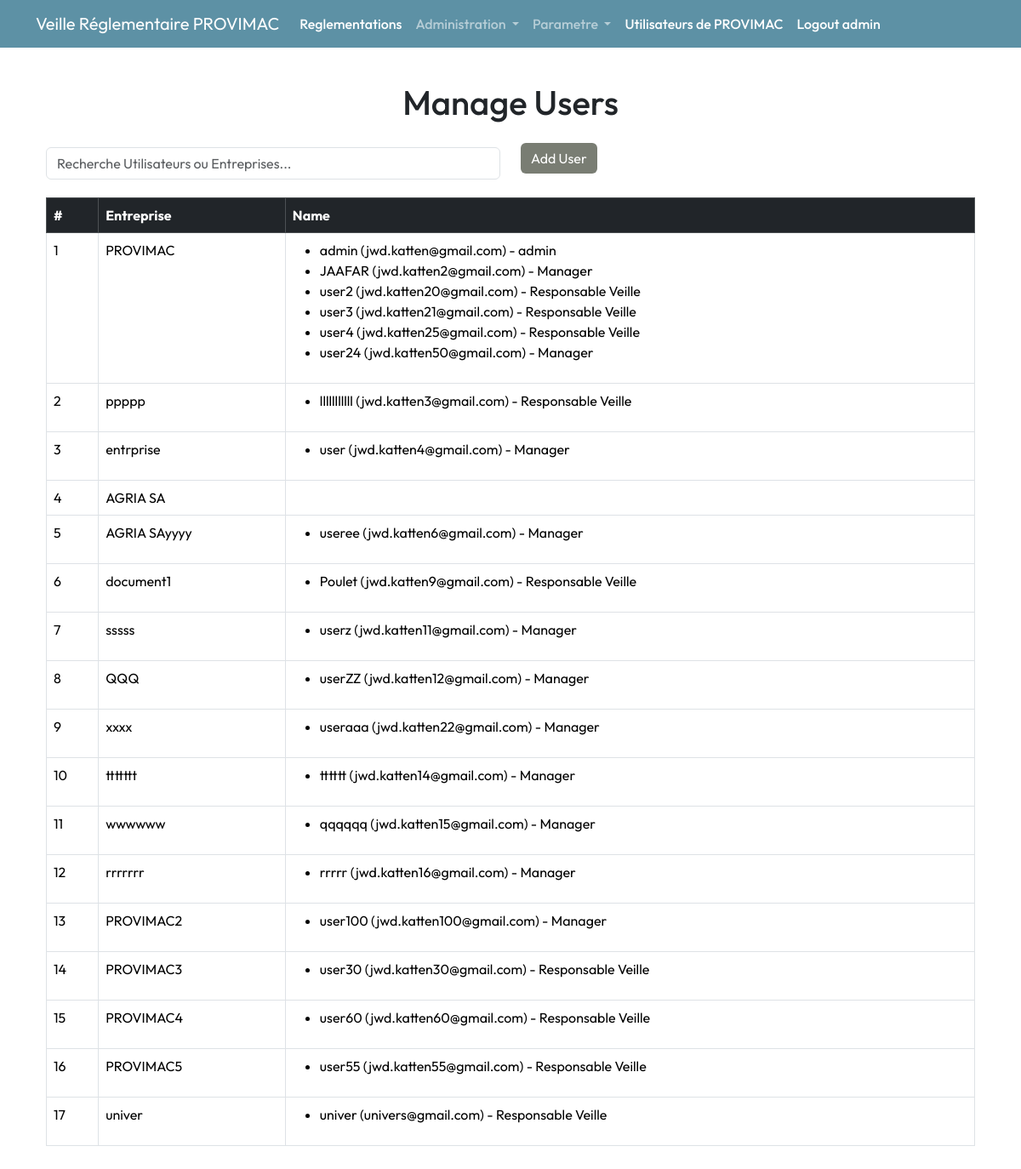
Page /admin/manage-users (signed in) on the earlier database version.
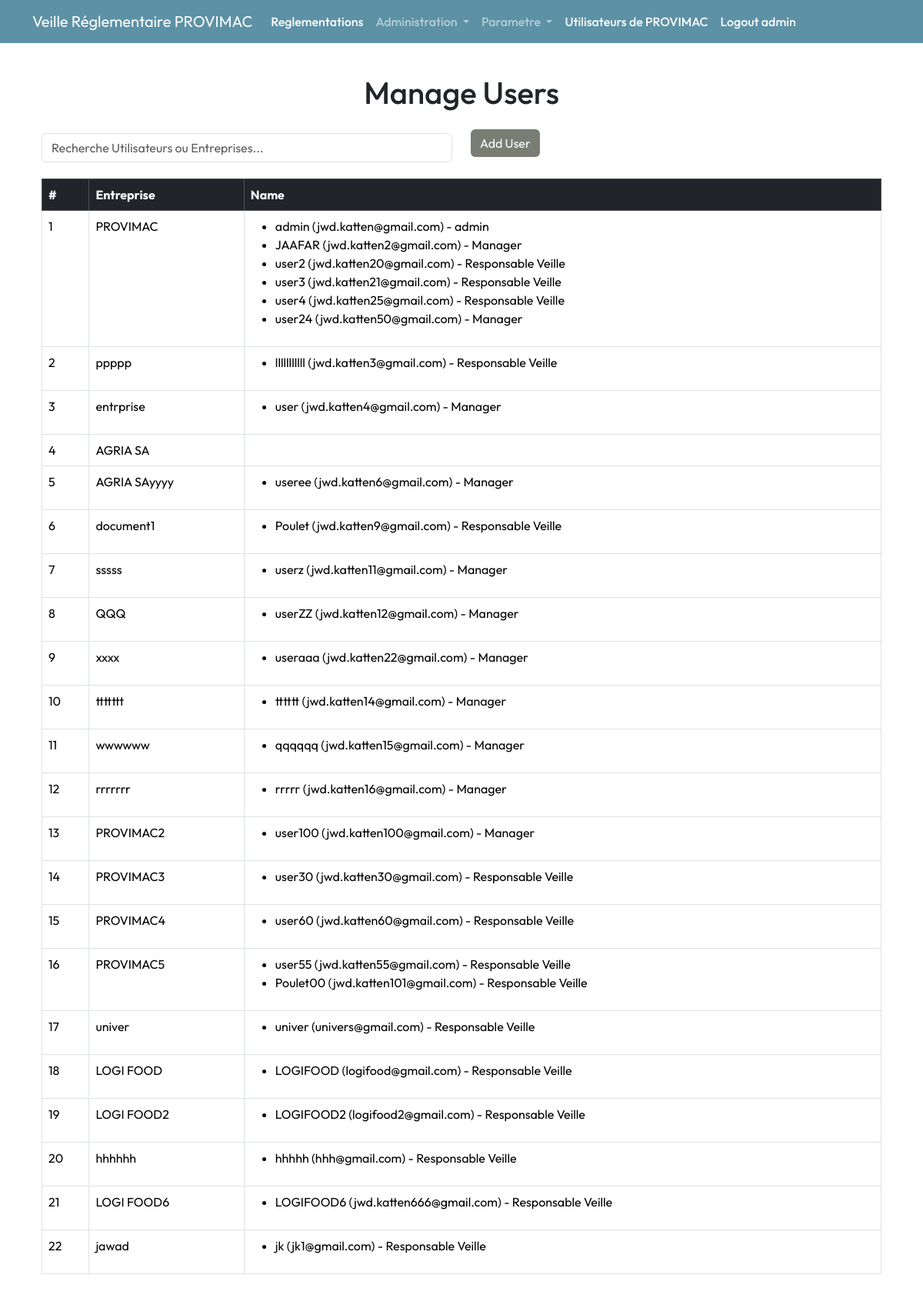
Same page on the later database version.
### app/models.py (models this page shows, shortened)
class Entreprise(db.Model):
    __tablename__ = 'entreprise'
    id = db.Column(db.Integer, primary_key=True)
    nom = db.Column(db.String(100), nullable=False, unique=True )
    description = db.Column(db.Text, nullable=True)
    pays = db.Column(db.String(100), nullable=True)
    date_creation = db.Column(db.Date, nullable=True)
    utilisateurs = db.relationship('User', backref='entreprise', lazy=True)
    reglementations = db.relationship('EntrepriseReglementation', backref='entreprise', lazy=True)
    notifications = db.relationship('Notification', backref='entreprise', lazy=True)
    audits = db.relationship('Audit', backref='entreprise', lazy=True)
    secteurs = db.relationship('Secteur', secondary='entreprise_secteur', back_populates='entreprises')

class User(db.Model, UserMixin):
    __tablename__ = 'utilisateur'
    id = db.Column(db.Integer, primary_key=True)
    name = db.Column(db.String(50), nullable=False, unique=True)
    email = db.Column(db.String(120), unique=True, nullable=False)
    role = db.Column(db.Enum(RoleUtilisateur), nullable=False)
    password_hash = db.Column(db.String(128), nullable=False)
    entreprise_id = db.Column(db.Integer, db.ForeignKey('entreprise.id'), nullable=True)

### app/routes/admin.py (the view)
@bp.route('/admin/manage-users')
@role_required(['ADMIN'])
def manage_users():
    entreprises = Entreprise.query.all()
    users = User.query.all()
    return render_template('admin/manage_users.html', entreprises=entreprises, users=users)

### app/routes/admin.py (called while the page is built)
def role_required(allowed_roles):
    def decorator(f):
        @wraps(f)
        def decorated_function(*args, **kwargs):
            if not current_user.is_authenticated:
                flash("Vous devez être connecté pour accéder à cette page.", 'danger')
                return redirect(url_for('main.index'))
            if current_user.role.name not in allowed_roles:
                flash("Vous n'avez pas la permission d'accéder à cette page.", 'danger')
                return redirect(url_for('main.index'))
            return f(*args, **kwargs)
        return decorated_function
    return decorator

### app/templates/admin/manage_users.html (shortened to what this page needs)
{% extends 'layout.html' %}
{% block content %}
<div class="container my-4">
  <h1 class="text-center mb-4">Manage Users</h1>
  <div class="row mb-3">
    <div class="col-md-6">
      <input type="text" id="userSearch" class="form-control"
        placeholder="Recherche Utilisateurs ou Entreprises...">
    </div>
    <div class="col-md-6">
      <a href="{{ url_for('admin.add_user')}}"
        class="btn btn-primary btn-md">Add User</a>
    </div>
  </div>
  <div class="table-responsive">
    <table class="table table-bordered table-hover">
      <thead class="table-dark">
        <tr>
          <th>#</th>
          <th>Entreprise</th>
          <th>Name</th>
        </tr>
      </thead>
      <tbody id="userTable">
        {% for entreprise in entreprises %}
        <tr>
          <td>{{ loop.index }}</td>
          <td>{{ entreprise.nom }}</td>
          <td>
            <ul>
              {% for user in users %}
              {% if user.entreprise_id == entreprise.id %}
              <li>
                {{ user.name }} ({{ user.email }}) - {{ user.role.value }}
              </li>
              {% endif %}
              {% endfor %}
            </ul>
          </td>
        </tr>
        {% endfor %}
      </tbody>
    </table>
  </div>
</div>
{% endblock %}

### app/templates/layout.html (shortened to what this page needs)
<!DOCTYPE html>
<html lang="en">
<head>
  <link href="https://cdn.jsdelivr.net/npm/bootstrap@5.3.3/dist/css/bootstrap.min.css" rel="stylesheet"
 />
  <link rel="stylesheet" href="{{ url_for('static', filename='main.css') }}" />
  <link rel="stylesheet" href="https://cdnjs.cloudflare.com/ajax/libs/font-awesome/6.0.0-beta3/css/all.min.css">
</head>
<body>
  {% if current_user.is_authenticated %}
  <header class="site-header sticky-top">
    <nav class="navbar navbar-expand-lg navbar-dark">
      <div class="container">
        <a class="navbar-brand" href="/">Veille Réglementaire
          {{current_user.entreprise.nom}}</a>
        <div class="collapse navbar-collapse" id="navbarToggle">
          <ul class="navbar-nav me-auto mb-2 mb-lg-0">
            <li class="nav-item">
              <a class="nav-link text-white" href="{{ url_for('reglement.liste_reglementations') }}">
                Reglementations
              </a>
            </li>
            <li class="nav-item dropdown">
              <a class="nav-link dropdown-toggle {{ 'active' if request.endpoint.startswith('ingredient.') else '' }}"
                href="#" id=" entrepriseDropdown" role="button" data-bs-toggle="dropdown" aria-expanded="false">
                Administration
              </a>
            </li>
            <li class="nav-item dropdown">
              <a class="nav-link dropdown-toggle {{ 'active' if request.endpoint.startswith('ingredient.') else '' }}"
                href="#" id="secteurDropdown" role="button" data-bs-toggle="dropdown" aria-expanded="false">
                Parametre
              </a>
            <li class="nav-item">
              <a class="nav-link text-white"
                href="{{ url_for('manager.liste_utilisateurs', entreprise_id=current_user.entreprise.id) }}">
                Utilisateurs de {{ current_user.entreprise.nom }}
              </a>
            </li>
            <li class="nav-item">
              <a class="nav-link text-white" href="{{ url_for('admin.logout') }}">Logout {{
                current_user.role.value }}</a>
            </li>
          </ul>
        </div>
      </div>
    </nav>
  </header>
  {% endif %}
  <div class="container mt-3">{% include 'main/flash_msg.html' %} {%
    block content %}{% endblock %}</div>
  <link href="https://cdnjs.cloudflare.com/ajax/libs/select2/4.0.13/css/select2.min.css" rel="stylesheet" />
</body>
</html>

### app/static/main.css (style rules this page uses)
:root { --nomai : #5d91a5; --vert : #797d73; --roze: #fc83cd33; --blue: #0b76b488; }
body { font-family: 'Outfit', sans-serif; }
.btn-primary { background-color: var(--vert) ; border: none; }
.form-control { margin-top: 5px; margin-bottom: 5px; }
.navbar { background-color: var(--nomai); }
.nav-link { font-weight: 500; position: relative; border: none; }
@media (min-width: 768px) { .nav-link { font-size: 1rem; } }
@media (min-width: 768px) { .nav-link::before { content: ''; position: absolute; bottom: 0; left: 50%; transform: translatex(-50%); width: 0%; height: 2px; background-color: white; visibility: hidden; transition: 0.3s ease-in-out; } }
.btn { min-width: auto; }

Differences in the rows shown:
added User: name "Poulet00", email "jwd.katten101@gmail.com", role.value "Responsable Veille", shown under Entreprise "PROVIMAC5"
added Entreprise: nom "LOGI FOOD"
added User: name "LOGIFOOD", email "logifood@gmail.com", role.value "Responsable Veille", shown under "LOGI FOOD"
added Entreprise: nom "LOGI FOOD2"
added User: name "LOGIFOOD2", email "logifood2@gmail.com", role.value "Responsable Veille", shown under "LOGI FOOD2"
added Entreprise: nom "hhhhhh"
added User: name "hhhhh", email "hhh@gmail.com", role.value "Responsable Veille", shown under "hhhhhh"
added Entreprise: nom "LOGI FOOD6"
added User: name "LOGIFOOD6", email "jwd.katten666@gmail.com", role.value "Responsable Veille", shown under "LOGI FOOD6"
added Entreprise: nom "jawad"
added User: name "jk", email "jk1@gmail.com", role.value "Responsable Veille", shown under "jawad"
